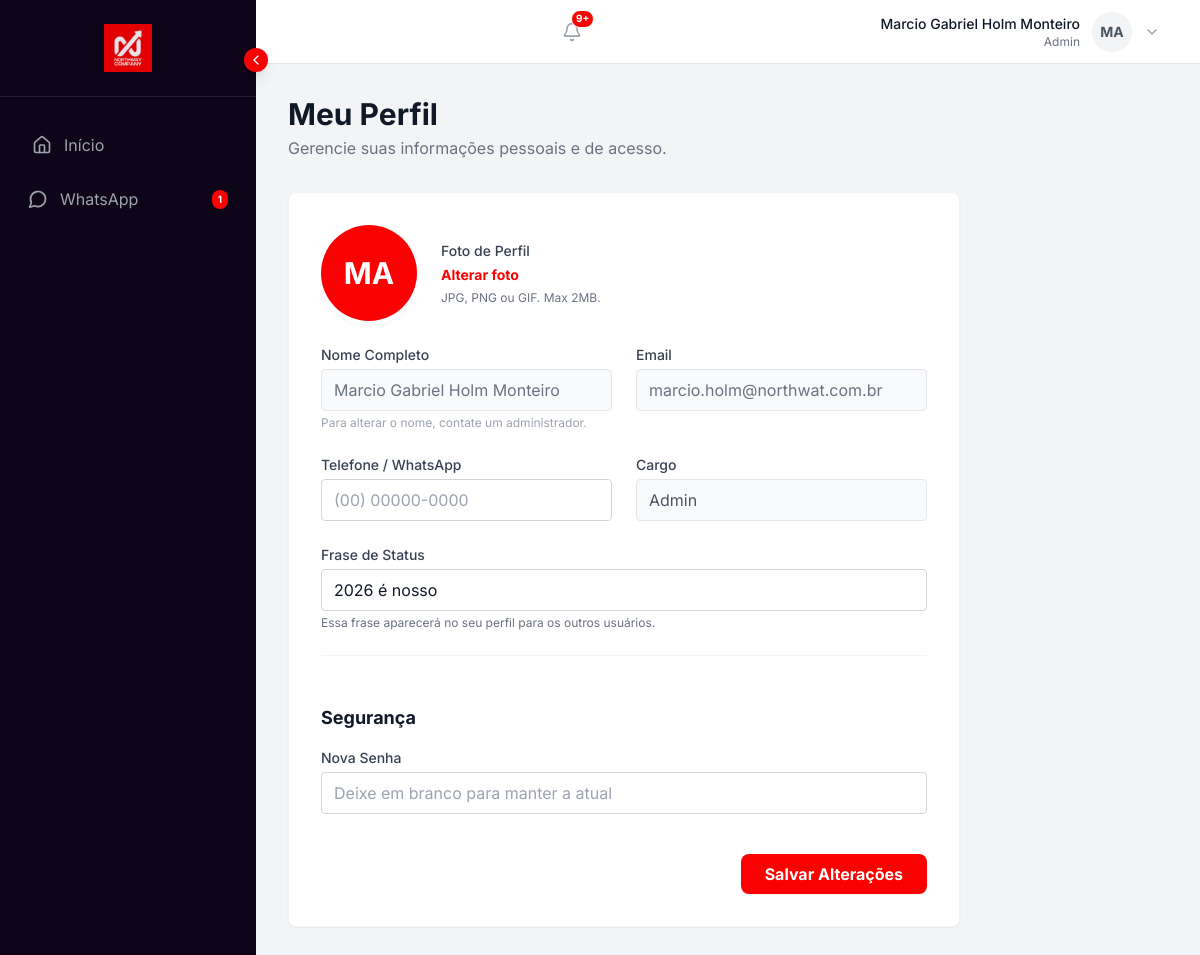
The page /profile (signed in) on the database its author committed.
### models.py (models this page shows, shortened)
class User(UserMixin, db.Model):
    id = db.Column(db.Integer, primary_key=True)
    name = db.Column(db.String(100), nullable=False)
    email = db.Column(db.String(120), unique=True, nullable=False)
    supabase_uid = db.Column(db.String(100), unique=True, nullable=True)
    password_hash = db.Column(db.String(200), nullable=False)
    password_hash = db.Column(db.String(200), nullable=False)
    role = db.Column(db.String(20), nullable=False, default=ROLE_SALES) # Legacy/Fallback
    role_id = db.Column(db.Integer, db.ForeignKey('role.id'), nullable=True) # New RBAC
    company_id = db.Column(db.Integer, db.ForeignKey('company.id'), nullable=True) # Nullable for Supabase Auth Triggers
    created_at = db.Column(db.DateTime, default=datetime.utcnow)
    profile_image = db.Column(db.String(150), nullable=True)
    phone = db.Column(db.String(20), nullable=True)
    status_message = db.Column(db.String(100), nullable=True)
    is_super_admin = db.Column(db.Boolean, default=False)
    onboarding_dismissed = db.Column(db.Boolean, default=False)
    leads = db.relationship('Lead', backref='assigned_user', lazy=True)
    allowed_pipelines = db.relationship('Pipeline', secondary=user_pipeline_association, backref=db.backref('allowed_users', lazy='dynamic'))
    def has_permission(self, permission):
        if self.is_super_admin:
            return True
        if self.user_role and self.user_role.permissions:
            return permission in self.user_role.permissions

### routes/admin.py (the view, shortened to what this page needs)
@admin_bp.route('/profile', methods=['GET', 'POST'])
def profile():
    from models import db
    return render_template('profile.html', user=current_user)

### routes/admin.py (called while the page is built)
@admin_bp.before_request
@login_required
def check_admin_access():
    if not current_user.has_permission('admin_view') and current_user.role.lower() != 'admin':
        abort(403)

### templates/profile.html (shortened to what this page needs)
{% extends "base.html" %}
{% block content %}
<div class="flex-1 h-screen overflow-y-auto bg-gray-100 p-8">
    <header class="mb-8">
        <h1 class="text-3xl font-bold text-gray-900">Meu Perfil</h1>
        <p class="text-gray-500 mt-1">Gerencie suas informações pessoais e de acesso.</p>
    </header>
    <div class="max-w-2xl">
        <div class="bg-white rounded-lg shadow-sm border border-gray-100 overflow-hidden">
            <div class="p-8">
                <form action="{{ url_for('admin.profile') }}" method="POST" enctype="multipart/form-data"
                    class="space-y-6">
                    <div class="flex items-center gap-6">
                        <div class="relative group">
                            <div class="w-24 h-24 rounded-full overflow-hidden bg-gray-100 ring-4 ring-white shadow-md">
                                {% if user.profile_image %}
                                <img src="{{ url_for('static', filename='uploads/profiles/' + user.profile_image) }}"
                                    alt="Profile" class="w-full h-full object-cover">
                                {% else %}
                                <div
                                    class="w-full h-full flex items-center justify-center bg-northway-red text-white text-3xl font-bold">
                                    {{ user.name[:2].upper() }}
                                </div>
                                {% endif %}
                            </div>
                        </div>
                        <div>
                            <label for="profile_image" class="block text-sm font-medium text-gray-700">Foto de
                                Perfil</label>
                            <button type="button" onclick="document.getElementById('profile_image').click()"
                                class="mt-1 text-sm text-northway-red font-bold hover:text-red-700">
                                Alterar foto
                            </button>
                            <p class="text-xs text-gray-500 mt-1">JPG, PNG ou GIF. Max 2MB.</p>
                        </div>
                    </div>
                    <div class="grid grid-cols-1 md:grid-cols-2 gap-6">
                        <div>
                            <label class="block text-sm font-medium text-gray-700 mb-1">Nome Completo</label>
                            <input type="text" value="{{ user.name }}"
                                class="w-full bg-gray-50 border border-gray-200 rounded px-3 py-2 text-gray-500 cursor-not-allowed"
                                readonly>
                            <p class="text-xs text-gray-400 mt-1">Para alterar o nome, contate um administrador.</p>
                        </div>
                        <div>
                            <label class="block text-sm font-medium text-gray-700 mb-1">Email</label>
                            <input type="email" value="{{ user.email }}"
                                class="w-full bg-gray-50 border border-gray-200 rounded px-3 py-2 text-gray-500 cursor-not-allowed"
                                readonly>
                        </div>
                        <div>
                            <label class="block text-sm font-medium text-gray-700 mb-1">Telefone / WhatsApp</label>
                            <input type="text" name="phone" value="{{ user.phone or '' }}" placeholder="(00) 00000-0000"
                                class="w-full border border-gray-300 rounded px-3 py-2 focus:outline-none focus:border-northway-red">
                        </div>
                        <div>
                            <label class="block text-sm font-medium text-gray-700 mb-1">Cargo</label>
                            <div class="px-3 py-2 border border-gray-200 rounded bg-gray-50 text-gray-600">
                                {{ user.role|capitalize }}
                            </div>
                        </div>
                    </div>
                    <div>
                        <label class="block text-sm font-medium text-gray-700 mb-1">Frase de Status</label>
                        <input type="text" name="status_message" value="{{ user.status_message or '' }}"
                            placeholder="Ex: Focado em fechar negócios 🚀"
                            class="w-full border border-gray-300 rounded px-3 py-2 focus:outline-none focus:border-northway-red">
                        <p class="text-xs text-gray-500 mt-1">Essa frase aparecerá no seu perfil para os outros
                            usuários.</p>
                    </div>
                    <div class="border-t border-gray-100 pt-6"></div>
                    <div>
                        <h3 class="text-lg font-bold text-gray-900 mb-4">Segurança</h3>
                        <div>
                            <label class="block text-sm font-medium text-gray-700 mb-1">Nova Senha</label>
                            <input type="password" name="new_password" placeholder="Deixe em branco para manter a atual"
                                class="w-full border border-gray-300 rounded px-3 py-2 focus:outline-none focus:border-northway-red">
                        </div>
                    </div>
                    <div class="flex justify-end pt-4">
                        <button type="submit"
                            class="bg-northway-red text-white px-6 py-2 rounded-lg font-bold hover:bg-red-700 shadow-sm transition-colors">
                            Salvar Alterações
                        </button>
                    </div>
                </form>
            </div>
        </div>
    </div>
</div>
{% endblock %}

### templates/base.html (shortened to what this page needs)
<!DOCTYPE html>
<html lang="pt-BR">
<head>
    <script src="https://cdn.tailwindcss.com"></script>
</head>
<body
    class="bg-gray-50 text-gray-900 font-sans h-screen flex flex-col overflow-hidden selection:bg-northway-red selection:text-white">
    <div class="flex-1 flex flex-row overflow-hidden relative w-full h-full">
        {% if current_user.is_authenticated and not current_user.is_super_admin %}
        <aside id="sidebar"
            class="fixed inset-y-0 left-0 z-[70] transform -translate-x-full md:relative md:translate-x-0
               w-64 bg-northway-dark text-white flex flex-col flex-shrink-0 transition-transform duration-300 ease-in-out group md:h-full">
            <div class="hidden md:flex p-6 items-center justify-center border-b border-white/10 min-h-[5rem]">
                <img id="sidebar-logo" src="{{ url_for('static', filename='images/logo.png') }}" alt="NorthWay"
                    class="max-h-12 w-auto opacity-90 hover:opacity-100 transition-all duration-300">
            </div>
            <nav class="flex-1 px-4 py-6 space-y-2 overflow-y-auto no-scrollbar">
                <a href="{{ url_for('dashboard.home') }}"
                    class="flex items-center gap-3 px-4 py-3 text-gray-400 hover:text-white hover:bg-white/5 rounded-xl transition-colors whitespace-nowrap ">
                    <i data-lucide="home" class="w-5 h-5 flex-shrink-0"></i>
                    <span class="sidebar-text transition-opacity duration-300">Início</span>
                </a>
                <a href="{{ url_for('whatsapp.inbox') }}"
                    class="flex items-center justify-between px-3 py-2.5 rounded-lg hover:bg-white/10 transition-colors whitespace-nowrap {{ 'bg-northway-red text-white' if request.endpoint == 'whatsapp.inbox' else 'text-gray-400' }}">
                    <div class="flex items-center gap-3">
                        <i data-lucide="message-circle" class="w-5 h-5 flex-shrink-0"></i>
                        <span class="sidebar-text transition-opacity duration-300">WhatsApp</span>
                    </div>
                    <span id="whatsapp-unread-badge"
                        class="hidden sidebar-badge bg-northway-red text-white text-[10px] font-bold px-1.5 py-0.5 rounded-full flex-shrink-0">0</span>
                </a>
            </nav>
            <button id="sidebar-toggle" onclick="toggleSidebar()"
                class="hidden md:flex absolute -right-3 top-12 bg-northway-red text-white w-6 h-6 rounded-full items-center justify-center shadow-lg hover:bg-red-700 transition-colors z-50">
                <i data-lucide="chevron-left" class="w-4 h-4 transition-transform duration-300"
                    id="sidebar-toggle-icon"></i>
            </button>
        </aside>
        {% endif %}
        <main class="flex-1 flex flex-col min-w-0 overflow-hidden relative">
            {% if current_user.is_authenticated and not current_user.is_super_admin %}
            <header
                class="bg-white border-b border-gray-200 h-16 flex items-center justify-between px-8 flex-shrink-0 z-40">
                <div class="relative mr-4">
                    <button id="notification-btn"
                        class="text-gray-400 hover:text-gray-600 transition-colors relative p-2 rounded-full hover:bg-gray-100">
                        <i data-lucide="bell" class="w-5 h-5"></i>
                        <span id="notification-badge"
                            class="absolute top-1 right-1 w-2.5 h-2.5 bg-northway-red rounded-full hidden border border-white"></span>
                    </button>
                </div>
                <div class="relative">
                    <button onclick="toggleUserMenu()"
                        class="flex items-center gap-3 hover:bg-gray-50 p-2 rounded-lg transition-colors focus:outline-none">
                        <div class="text-right hidden md:block">
                            <p class="text-sm font-medium text-gray-900">{{ current_user.name }}</p>
                            <p class="text-xs text-gray-500">{{ current_user.role|capitalize }}</p>
                        </div>
                        <div
                            class="w-10 h-10 rounded-full bg-gray-100 flex items-center justify-center text-sm font-bold text-gray-600 overflow-hidden ring-2 ring-transparent hover:ring-gray-200 transition-all">
                            {% if current_user.profile_image %}
                            <img src="{{ url_for('static', filename='uploads/profiles/' + current_user.profile_image) }}"
                                alt="Profile" class="w-full h-full object-cover">
                            {% else %}
                            {{ current_user.name[:2].upper() }}
                            {% endif %}
                        </div>
                        <i data-lucide="chevron-down" class="w-4 h-4 text-gray-400"></i>
                    </button>
                </div>
            </header>
            {% endif %}
            {% block content %}{% endblock %}
        </main>
    </div>
</body>
</html>

### templates/base.html (style rules this page uses)
body { -webkit-font-smoothing: antialiased; -moz-osx-font-smoothing: grayscale; }

### rows shown on the page
User: name "Marcio Gabriel Holm Monteiro", role "Admin", name "MA", email "marcio.holm@northwat.com.br", status_message "2026 é nosso"
